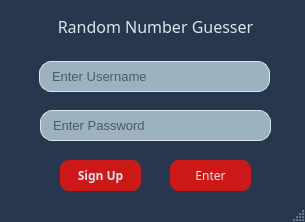
<?xml version="1.0" encoding="UTF-8"?>
<ui version="4.0">
 <class>MainWindow</class>
 <widget class="QMainWindow" name="MainWindow">
  <property name="geometry">
   <rect>
    <x>0</x>
    <y>0</y>
    <width>305</width>
    <height>222</height>
   </rect>
  </property>
  <property name="windowTitle">
   <string>Random Number Guesser</string>
  </property>
  <property name="windowIcon">
   <iconset>
    <normaloff>icon.png</normaloff>icon.png</iconset>
  </property>
  <property name="styleSheet">
   <string notr="true">QMainWindow {
	background-color: #27374D
}</string>
  </property>
  <widget class="QWidget" name="centralwidget">
   <widget class="QLabel" name="titleLabel">
    <property name="geometry">
     <rect>
      <x>40</x>
      <y>6</y>
      <width>231</width>
      <height>41</height>
     </rect>
    </property>
    <property name="font">
     <font>
      <family>Alegreya Sans SC</family>
      <pointsize>12</pointsize>
     </font>
    </property>
    <property name="styleSheet">
     <string notr="true">QLabel {
	color: #DDE6ED;
}</string>
    </property>
    <property name="text">
     <string>Random Number Guesser</string>
    </property>
    <property name="alignment">
     <set>Qt::AlignCenter</set>
    </property>
   </widget>
   <widget class="QLineEdit" name="username">
    <property name="geometry">
     <rect>
      <x>39</x>
      <y>61</y>
      <width>231</width>
      <height>31</height>
     </rect>
    </property>
    <property name="font">
     <font>
      <family>Segoe UI Historic</family>
      <pointsize>10</pointsize>
     </font>
    </property>
    <property name="styleSheet">
     <string notr="true">QLineEdit {
	border-radius: 12px;
	border: 1px solid #DDE6ED;
	background-color: #9DB2BF;
	padding-left: 10px;
	padding-right: 10px;
}

QLineEdit::focus {
	border: 1px solid #CD1818;
}
</string>
    </property>
    <property name="placeholderText">
     <string>Enter Username</string>
    </property>
   </widget>
   <widget class="QLineEdit" name="password">
    <property name="geometry">
     <rect>
      <x>40</x>
      <y>110</y>
      <width>231</width>
      <height>31</height>
     </rect>
    </property>
    <property name="font">
     <font>
      <family>Segoe UI Historic</family>
      <pointsize>10</pointsize>
     </font>
    </property>
    <property name="styleSheet">
     <string notr="true">QLineEdit {
	border-radius: 12px;
	border: 1px solid #DDE6ED;
	background-color: #9DB2BF;
	padding-left: 10px;
	padding-right: 10px;
}

QLineEdit::focus {
	border: 1px solid #CD1818;
}
</string>
    </property>
    <property name="echoMode">
     <enum>QLineEdit::Password</enum>
    </property>
    <property name="placeholderText">
     <string>Enter Password</string>
    </property>
   </widget>
   <widget class="QPushButton" name="enterButton">
    <property name="geometry">
     <rect>
      <x>170</x>
      <y>160</y>
      <width>81</width>
      <height>31</height>
     </rect>
    </property>
    <property name="font">
     <font>
      <family>Segoe UI Semibold</family>
      <pointsize>9</pointsize>
     </font>
    </property>
    <property name="styleSheet">
     <string notr="true">QPushButton {
	border-radius: 9px;
	background-color: #CD1818;
	color: #DDE6ED;
}

QPushButton::hover {
	background-color: #27374D;
	border: 2px solid #DDE6ED;
}</string>
    </property>
    <property name="text">
     <string>Enter</string>
    </property>
   </widget>
   <widget class="QPushButton" name="signUpButton">
    <property name="geometry">
     <rect>
      <x>60</x>
      <y>160</y>
      <width>81</width>
      <height>31</height>
     </rect>
    </property>
    <property name="font">
     <font>
      <family>Segoe UI Semibold</family>
      <pointsize>9</pointsize>
      <weight>75</weight>
      <bold>true</bold>
     </font>
    </property>
    <property name="styleSheet">
     <string notr="true">QPushButton {
	border-radius: 9px;
	background-color: #CD1818;
	color: #DDE6ED;
}

QPushButton::hover {
	background-color: #27374D;
	border: 2px solid #DDE6ED;
}</string>
    </property>
    <property name="text">
     <string>Sign Up</string>
    </property>
   </widget>
  </widget>
  <widget class="QMenuBar" name="menubar">
   <property name="geometry">
    <rect>
     <x>0</x>
     <y>0</y>
     <width>305</width>
     <height>21</height>
    </rect>
   </property>
  </widget>
  <widget class="QStatusBar" name="statusbar"/>
 </widget>
 <resources/>
 <connections/>
</ui>
